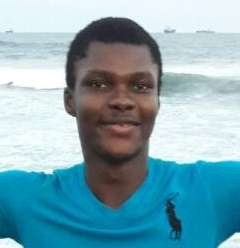
#> input picture Module #e/me.jpg, 240 x 248 px
$ jupyter execute face-detection.ipynb
#> lines starting #> are read from the running program, lines starting #| are printed output that depends on the picture
[cell 1]
import cv2

[cell 2]
face_cascade = cv2.CascadeClassifier('haarcascade_frontalface_alt2.xml')

[cell 3]
img = cv2.imread('me.jpg')
#> img is the input picture: shape (248, 240, 3); mean B, G, R 179.4, 168, 127.8

[cell 4]
faces = face_cascade.detectMultiScale(img, scaleFactor=1.05)
#> faces = [[69, 43, 103, 103]]

[cell 5]
for x,y,w,h in faces:
    ing = cv2.rectangle(img, (x,y), (x+w,y+h), (0,255,0), 3)
#> this loop made 1 pass
#> pass 1, `ing = cv2.rectangle(img, (x,y), (x+w,y+h), (0,255,0), 3)`:
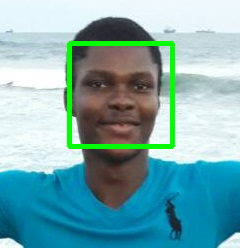
#> ing: shape (248, 240, 3); mean B, G, R 174.4, 171.8, 122.9
